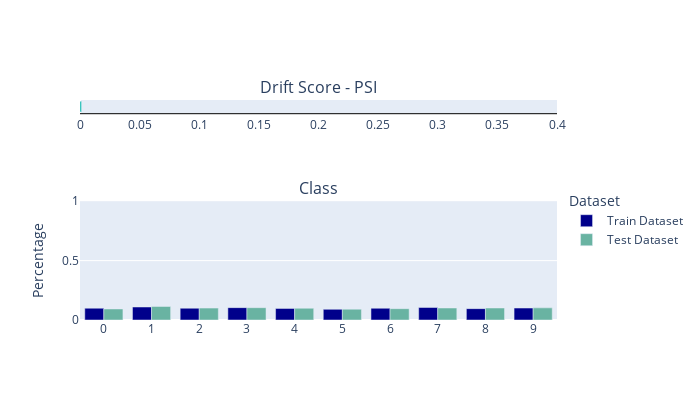

The cell this chart's notebook holds for it:
### Markdown cell above
## Running TrainTestLabelDrift on classification

### Code cell
check = TrainTestLabelDrift()
check.run(train_ds, test_ds)

### Figure 1 — Plotly figure (JSON) as saved in the notebook; plotly's stock layout.template omitted (floating-point values rounded to 4 significant figures)
{"data": [{"base": 0, "marker": {"color": "#01B8AA"}, "offsetgroup": "0", "orientation": "h", "showlegend": false, "type": "bar", "x": [0.001287], "xaxis": "x", "y": ["Drift Score"], "yaxis": "y"}, {"marker": {"color": "darkblue"}, "name": "Train Dataset", "type": "bar", "x": [0, 1, 2, 3, 4, 5, 6, 7, 8, 9], "xaxis": "x2", "y": [0.0993, 0.1094, 0.0992, 0.1041, 0.09753, 0.08989, 0.0988, 0.1055, 0.0957, 0.1006], "yaxis": "y2"}, {"marker": {"color": "#69b3a2"}, "name": "Test Dataset", "type": "bar", "x": [0, 1, 2, 3, 4, 5, 6, 7, 8, 9], "xaxis": "x2", "y": [0.0928, 0.1138, 0.1002, 0.1037, 0.099, 0.0911, 0.0954, 0.1009, 0.1009, 0.1022], "yaxis": "y2"}], "layout": {"annotations": [{"font": {"size": 16}, "showarrow": false, "text": "Drift Score - PSI", "x": 0.5, "xanchor": "center", "xref": "paper", "y": 1, "yanchor": "bottom", "yref": "paper"}, {"font": {"size": 16}, "showarrow": false, "text": "Class", "x": 0.5, "xanchor": "center", "xref": "paper", "y": 0.54, "yanchor": "bottom", "yref": "paper"}], "height": 400, "legend": {"title": {"text": "Dataset"}, "y": 0.6, "yanchor": "top"}, "width": 700, "xaxis": {"anchor": "y", "domain": [0, 1], "dtick": 0.05, "fixedrange": true, "gridcolor": "black", "linecolor": "black", "range": [0, 0.4], "showgrid": false}, "xaxis2": {"anchor": "y2", "domain": [0, 1], "type": "category"}, "yaxis": {"anchor": "x", "color": "black", "domain": [0.94, 1], "fixedrange": true, "showgrid": false, "showline": false, "showticklabels": false, "zeroline": false}, "yaxis2": {"anchor": "x2", "domain": [0, 0.54], "fixedrange": true, "range": [0, 1], "title": {"text": "Percentage"}}}}
